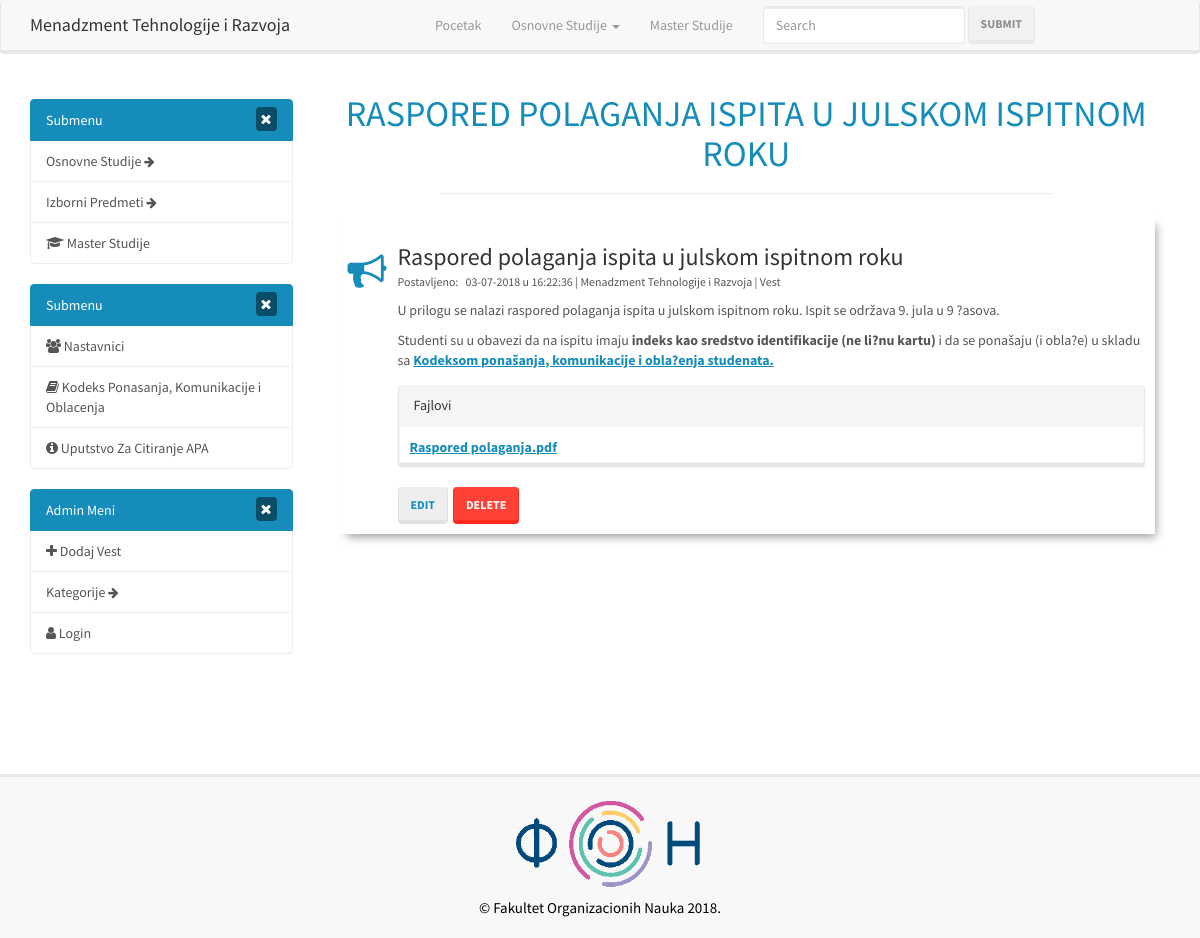
The page /vesti/Raspored-polaganja-ispita-u-julskom-ispitnom-roku on the database its author committed.
### tables this page shows
CREATE TABLE `posts` (
  `id` int(11) NOT NULL AUTO_INCREMENT,
  `category_id` int(11) NOT NULL,
  `user_id` int(11) NOT NULL,
  `test` tinyint(1) NOT NULL DEFAULT '0',
  `deleted` tinyint(1) NOT NULL DEFAULT '0',
  `edited` tinyint(1) NOT NULL DEFAULT '0',
  `title` varchar(255) NOT NULL,
  `slug` varchar(255) NOT NULL,
  `body` text NOT NULL,
  `edit_backup` text NOT NULL,
  `post_file` varchar(255) NOT NULL,
  `created_at` text NOT NULL,
  `deleted_at` text NOT NULL,
  `edited_at` text NOT NULL,
  PRIMARY KEY (`id`)
);

### application/controllers/Posts.php (called while the page is built, shortened)
<?php
	class Posts extends CI_Controller{
		public function view($slug = NULL){
      $slug = urldecode($slug);
			$this->post_model->show_edited_posts_test();
			$this->post_model->delete_all_test_posts();
			$this->post_model->retrieve_test_deleted_posts();
			$data['post'] = $this->post_model->get_posts($slug);
			$data['title'] = $data['post']['title'];
			$this->load->view('templates/header');
			$this->load->view('posts/view', $data);
			$this->load->view('templates/footer');
		}
	}
?>

### index.php (called while the page is built, shortened)
<?php
require_once BASEPATH.'core/CodeIgniter.php';

### application/models/Post_model.php (called while the page is built, shortened)
<?php
	class Post_model extends CI_Model{
		public function get_posts($slug = FALSE){
			$query = $this->db->get_where('posts', array('slug' => $slug));
			return $query->row_array();
		}
	}
?>

### application/views/posts/view.php (the view, shortened to what this page needs)
<div class="container">
  <div class="row">
<div class="col-sm-8 col-md-9">
  <section id="what-we-do">
      <div class="container-fluid">
        <h2 class="section-title mb-2 h1"><?= $title; ?></h2>
        <hr class="title-hr">
        <div class="row mt-5">
          <div class="col-md-12">
            <div class="card">
              <?php
                $category_id = $post['category_id'];
                $sql = "SELECT deleted FROM categories WHERE id = $category_id";
                $query = $this->db->query($sql);
                $category = $query->row_array();
                $deleted = $category['deleted'];
                if($post['category_id'] == 1){
                  $class = 'vest';
                  $category = "Vest";
                }else if($post['category_id'] == 2){
                  $class = "obavestenje";
                  $category = "Obavestenje";
                }else if($post['category_id'] == 0 || $deleted){
                  $class = 'uncategorised';
                  $category = "Uncategorised";
                }
              ?>
              <div class="card-block block-1 <?php echo $class; ?>">
                <h3 class="card-title"><?php echo $post['title']; ?></h3>
                <small>
                	Postavljeno: &nbsp;
                	<?php
	                	echo strtok($post['created_at'],  ' ');
	              	  $fullDate = $post['created_at'];
										$findme   = ' ';
										$pos = strpos($fullDate, $findme);
										$time = substr($post['created_at'], $pos);
                	?>
                	u <?php echo $time; ?> | Menadzment Tehnologije i Razvoja | <?php echo $category; ?>
                </small>
                <div class="card-text" style="margin-bottom: 1.5rem;">
                  <div class="content">
                    <?php
                      $string = $post['body'];
                      $string = preg_replace('#<script(.*?)>(.*?)</script>#is', '', $string);
                      echo $string;
                    ?>
                  </div>
                </div>
                <?php if($post['post_file'] != "") : ?>
                  <div class="panel panel-default">
                    <div class="panel-heading">Fajlovi</div>
                    <div class="panel-body">
                      <?php
                        $normalize = $post['post_file'];
                        $normalize = str_replace(' ', '_', $normalize);
                      ?>
                      <a href="<?php echo base_url(); ?>assets/files/<?php echo $normalize; ?>" download><?php echo $post['post_file']; ?></a>
                    </div>
                  </div>
                <?php endif; ?>
                <a href="azuriraj/<?php echo $post['slug']; ?>" class="btn btn-default pull-left no-underline" style="margin-right: .5rem;">Edit</a>
                <input type="submit" class="btn btn-danger" data-target="#deletePostModal<?php echo $post['id']; ?>" data-toggle="modal" value="Delete">
              </div>
            </div>
          </div>
        </div>
      </div>
    </section>
  </div>
  </div>
</div>

### assets/css/style.css (style rules this page uses)
.no-underline { text-decoration: none !important; }
.title-hr { width: 75%; }
.panel-body { border: 1px solid #f4f4f4; padding: 1rem 1rem 0.5rem 1rem; }
section .section-title { text-align:center; color: rgb(21,140,186); text-transform:uppercase; }
#what-we-do { background:#ffffff; }
#what-we-do .card { padding: 1rem!important; background-color: #fff; border: none; margin-bottom: 2rem; -webkit-transition: .5s all ease; -moz-transition: .5s all ease; transition: .5s all ease; }
#what-we-do .card { -webkit-box-shadow: 5px 7px 9px -4px rgb(158, 158, 158); -moz-box-shadow: 5px 7px 9px -4px rgb(158, 158, 158); box-shadow: 5px 7px 9px -4px rgb(158, 158, 158); }
#what-we-do .card .card-block { padding-left: 50px; position: relative; }
#what-we-do .card .card-block a { color: rgb(21,140,186); font-weight:700; text-decoration: underline; }
#what-we-do .card .card-block:before { font-family: FontAwesome; position: absolute; font-size: 39px; color: rgb(21,140,186); left: 0; -webkit-transition: -webkit-transform .2s ease-in-out; transition:transform .2s ease-in-out; }
#what-we-do .card .vest:before { content: "\f0a1"; }
.card { word-wrap: break-word; }
.card-title { margin-bottom: .2rem; }
.card-text { margin-top: 1rem; margin-bottom: 1rem; }

### rows shown on the page
posts: title "Raspored polaganja ispita u julskom ispitnom roku", created_at "03-07-2018", created_at "16:22:36", category "Vest", body "U prilogu se nalazi raspored polaganja ispita u julskom ispitnom roku. Ispit se održava 9. jula u 9 ?asova. Studenti su u obavezi da na ispitu imaju indeks kao sredstvo identifikacije (ne li?nu kartu) i da se ponašaju (i obla?e) u skladu sa Kodeksom ponašanja, komunikacije i obla?enja studenata.", post_file "Raspored polaganja.pdf"

### other values the page prints
$title "RASPORED POLAGANJA ISPITA U JULSKOM ISPITNOM ROKU"
